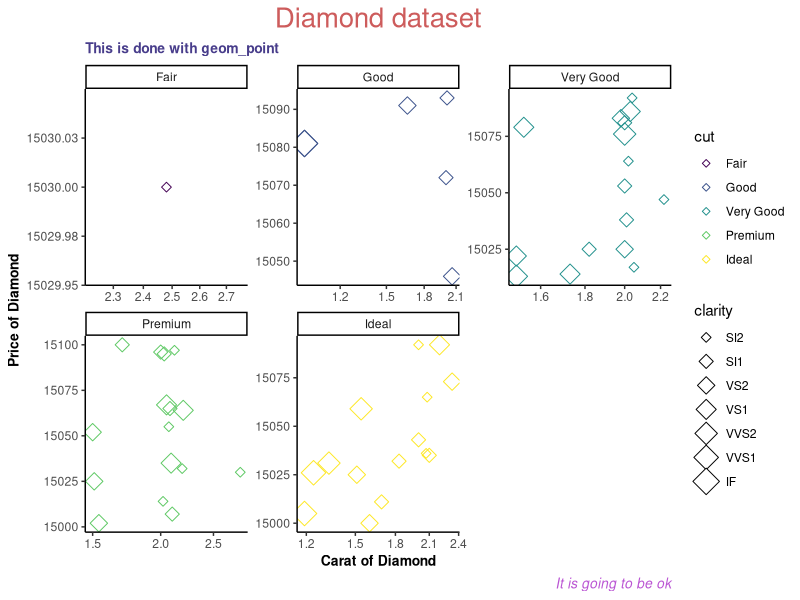

Source code (R):
## ---- chunk 1
library(tidyverse)
## ---- chunk 2
A<-diamonds

str(A)

summary(A)

## ---- chunk 3
A|>
  filter(price>=15000 & price<=15100)|>
  ggplot()+ aes(x=carat,
                y=price,
                colour=cut,
                size=clarity)+
  geom_point(shape="diamond open")+
  facet_wrap(vars(cut),
             scales="free")+
  scale_x_continuous(trans = "log10")+
  labs(x="Carat of Diamond",
       y="Price of Diamond", 
       title = "Diamond dataset",
       subtitle = "This is done with geom_point",
       caption = "It is going to be ok")+
  theme_classic()+
  theme(legend.position="right",
        plot.title = element_text(size=20L,
                                  colour = "#CD5C5C",
                                  hjust=.5),
        plot.subtitle = element_text(size=10L,
                                     colour="#483D8B",
                                     face="bold"),
        plot.caption = element_text(size = 10L,
                                    colour="#BA55D3",
                                    face = "italic",
                                    hjust = 1),
        axis.title.y = element_text(size=10L,
                                    face="bold"),
        axis.title.x = element_text(size=10L,
                                    face="bold"))

